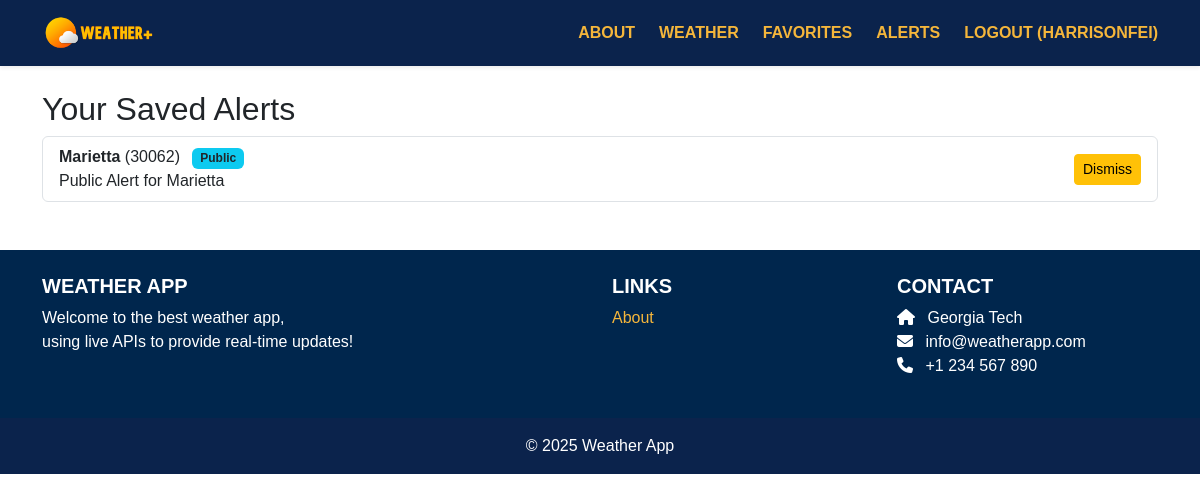
Before: /weather/alerts/ (signed in) with the older database file.
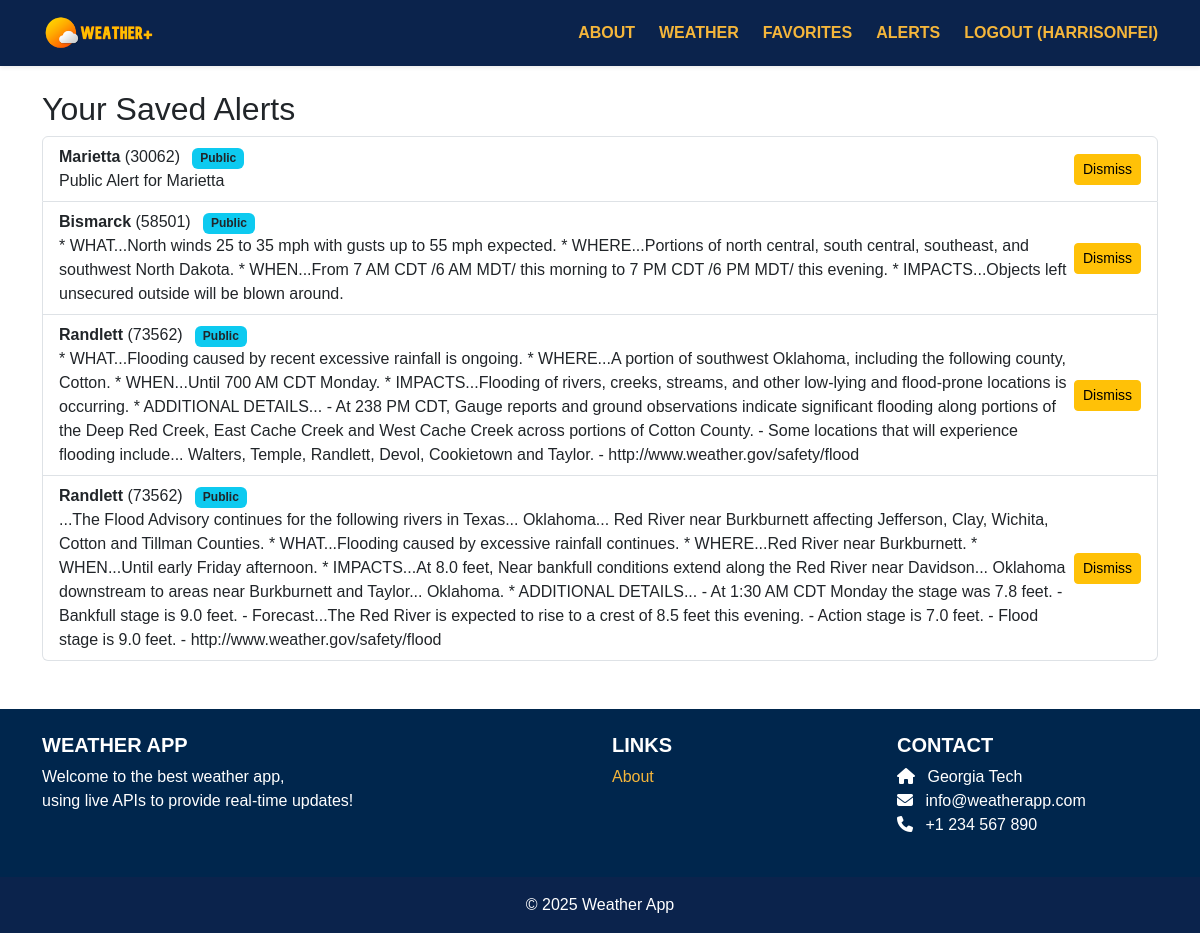
After: the same page with the newer database file.
### weather/models.py (models this page shows, shortened)
class Alert(models.Model):
    user = models.ForeignKey(User, on_delete=models.CASCADE)
    city_name = models.CharField(max_length=100)
    zip_code = models.CharField(max_length=10)
    alert_text = models.TextField()
    created_at = models.DateTimeField(auto_now_add=True)
    public = models.BooleanField(default=False)
    dismissed_by = models.ManyToManyField(User, related_name="dismissed_alerts", blank=True)
    is_government = models.BooleanField(default=False)
    noaa_id = models.CharField(max_length=200, blank=True, null=True, unique=True)
    def is_dismissed_for(self, user):
        return self.dismissed_by.filter(id=user.id).exists()

### weather/views.py (the view)
# urls.py: path('alerts/', views.alerts_view, name='weather.alerts'),
@login_required
def alerts_view(request):
    all_alerts = Alert.objects.all()
    alerts = [
        alert for alert in all_alerts
        if (not alert.public and alert.user == request.user) or
           (alert.public and not alert.is_dismissed_for(request.user))
    ]
    return render(request, 'weather/alerts.html', {
        'alerts': alerts
    })

### weather/templates/weather/alerts.html (shortened to what this page needs)
{% extends 'base.html' %}
{% block content %}
<div class="container mt-4">
    <h2>Your Saved Alerts</h2>
    {% if alerts %}
    <ul class="list-group">
        {% for alert in alerts %}
        <li class="list-group-item d-flex justify-content-between align-items-center">
            <div>
                <strong>{{ alert.city_name }}</strong> ({{ alert.zip_code }})
                {% if alert.public %}
                <span class="badge bg-info text-dark ms-2">Public</span>
                {% else %}
                <span class="badge bg-secondary ms-2">Private</span>
                {% endif %}
                <br>
                {{ alert.alert_text }}
            </div>
            {% if alert.public %}
            {% if user.is_staff %}
            <form method="POST" action="{% url 'weather.delete_alert' alert.id %}">
                {% csrf_token %}
                <button class="btn btn-sm btn-danger">Delete</button>
            </form>
            {% else %}
            <form method="POST" action="{% url 'weather.dismiss_alert' alert.id %}">
                <button class="btn btn-sm btn-warning">Dismiss</button>
            </form>
            {% endif %}
            {% else %}
            <form method="POST" action="{% url 'weather.delete_alert' alert.id %}">
                {% csrf_token %}
                <button class="btn btn-sm btn-danger">Delete</button>
            </form>
            {% endif %}
        </li>
        {% endfor %}
    </ul>
    {% else %}
    <p class="text-muted">No alerts saved yet.</p>
    {% endif %}
</div>
{% endblock %}

### weatherapp/templates/base.html (shortened to what this page needs)
<!DOCTYPE html>
<html lang="en">
{% load static %}
<head>
  <link rel="stylesheet" href="https://unpkg.com/leaflet@1.9.4/dist/leaflet.css"
 />
  <link href="https://cdn.jsdelivr.net/npm/bootstrap@5.3.3/dist/css/bootstrap.min.css" rel="stylesheet"
>
  <link rel="stylesheet" href="https://cdnjs.cloudflare.com/ajax/libs/font-awesome/6.1.1/css/all.min.css">
  <link rel="stylesheet" type="text/css" href="{% static 'css/style.css' %}">
</head>
<body>
  <nav class="navbar navbar-expand-lg navbar-dark shadow-sm" style="background-color: #0B234C;">
    <div class="container">
      <a class="navbar-brand d-flex align-items-center" href="{% url 'home.index' %}">
        <img src="{% static 'img/logo.png' %}" alt="Weather App Logo" height="40" class="me-2">
      </a>
      <div class="collapse navbar-collapse" id="navbarNav">
        <div class="ms-auto d-flex gap-4 align-items-center">
          <a href="{% url 'home.about' %}"
            style="color: #F5B63B; font-weight: bold; text-transform: uppercase; text-decoration: none;">About</a>
          <a href="{% url 'weather.index' %}"
            style="color: #F5B63B; font-weight: bold; text-transform: uppercase; text-decoration: none;">Weather</a>
          <a href="{% url 'favorites.index' %}"
            style="color: #F5B63B; font-weight: bold; text-transform: uppercase; text-decoration: none;">Favorites</a>
          <a href="{% url 'weather.alerts' %}"
            style="color: #F5B63B; font-weight: bold; text-transform: uppercase; text-decoration: none;">Alerts</a>
          {% if user.is_authenticated %}
          <a href="{% url 'accounts.logout' %}"
            style="color: #F5B63B; font-weight: bold; text-transform: uppercase; text-decoration: none;">
            Logout ({{ user.username }})
          </a>
          {% else %}
          <a href="{% url 'accounts.login' %}"
            style="color: #F5B63B; font-weight: bold; text-transform: uppercase; text-decoration: none;">Login</a>
          <a href="{% url 'accounts.signup' %}"
            style="color: #F5B63B; font-weight: bold; text-transform: uppercase; text-decoration: none;">Sign Up</a>
          {% endif %}
        </div>
      </div>
    </div>
  </nav>
  <div>
    {% block content %}
    {% endblock content %}
  </div>
  <footer class="bg-dark text-white pt-4 mt-5" style="color: #F5B63B;">
    <div class="container text-center text-md-start">
      <div class="row">
        <div class="col-md-6 mb-4">
          <h5 class="text-uppercase fw-bold">Weather App</h5>
          <p>
            Welcome to the best weather app,<br>
            using live APIs to provide real-time updates!
          </p>
        </div>
        <div class="col-md-3 mb-4">
          <h5 class="text-uppercase fw-bold">Links</h5>
          <ul class="list-unstyled">
            <li><a href="{% url 'home.about' %}" class="text-decoration-none" style="color: #F5B63B;">About</a></li>
          </ul>
        </div>
        <div class="col-md-3 mb-4">
          <h5 class="text-uppercase fw-bold">Contact</h5>
          <ul class="list-unstyled">
            <li><i class="fas fa-home me-2"></i> Georgia Tech</li>
            <li><i class="fas fa-envelope me-2"></i> info@weatherapp.com</li>
            <li><i class="fas fa-phone me-2"></i> +1 234 567 890</li>
          </ul>
        </div>
      </div>
    </div>
    <div class="text-center py-3" style="background-color: #0B234C;">
      © 2025 Weather App
    </div>
  </footer>
</body>
</html>

### static/css/style.css (style rules this page uses)
.bg-dark { background-color: #00264D !important; }

### weatherapp/templates/base.html (style rules this page uses)
body { font-family: 'Helvetica', 'Arial', sans-serif; }
.navbar a, .footer, footer, h1, h2, h5, p, ul, li { font-family: 'Helvetica', 'Arial', sans-serif; }

Changed rows visible on the page:
added Alert: city_name "Bismarck", zip_code "58501", public "Public", alert_text "* WHAT...North winds 25 to 35 mph with gusts up to 55 mph expected. * WHERE...Portions of north central, south central, southeast, and southwest North Dakota. * WHEN...From 7 AM CDT /6 AM MDT/ this morning to 7 PM CDT /6 PM MDT/ this evening. * IMPACTS...Objects left unsecured outside will be blown around."
added Alert: city_name "Randlett", zip_code "73562", public "Public", alert_text "* WHAT...Flooding caused by recent excessive rainfall is ongoing. * WHERE...A portion of southwest Oklahoma, including the following county, Cotton. * WHEN...Until 700 AM CDT Monday. * IMPACTS...Flooding of rivers, creeks, streams, and other low-lying and flood-prone locations is occurring. * ADDITIONAL DETAILS... - At 238 PM CDT, Gauge reports and ground observations indicate significant flooding along portions of the Deep Red Creek, East Cache Creek and West Cache Creek across portions of Cotton County. - Some locations that will experience flooding include... Walters, Temple, Randlett, Devol, Cookietown and Taylor. - http://www.weather.gov/safety/flood"
added Alert: city_name "Randlett", zip_code "73562", public "Public", alert_text "...The Flood Advisory continues for the following rivers in Texas... Oklahoma... Red River near Burkburnett affecting Jefferson, Clay, Wichita, Cotton and Tillman Counties. * WHAT...Flooding caused by excessive rainfall continues. * WHERE...Red River near Burkburnett. * WHEN...Until early Friday afternoon. * IMPACTS...At 8.0 feet, Near bankfull conditions extend along the Red River near Davidson... Oklahoma downstream to areas near Burkburnett and Taylor... Oklahoma. * ADDITIONAL DETAILS... - At 1:30 AM CDT Monday the stage was 7.8 feet. - Bankfull stage is 9.0 feet. - Forecast...The Red River is expected to rise to a crest of 8.5 feet this evening. - Action stage is 7.0 feet. - Flood stage…"
